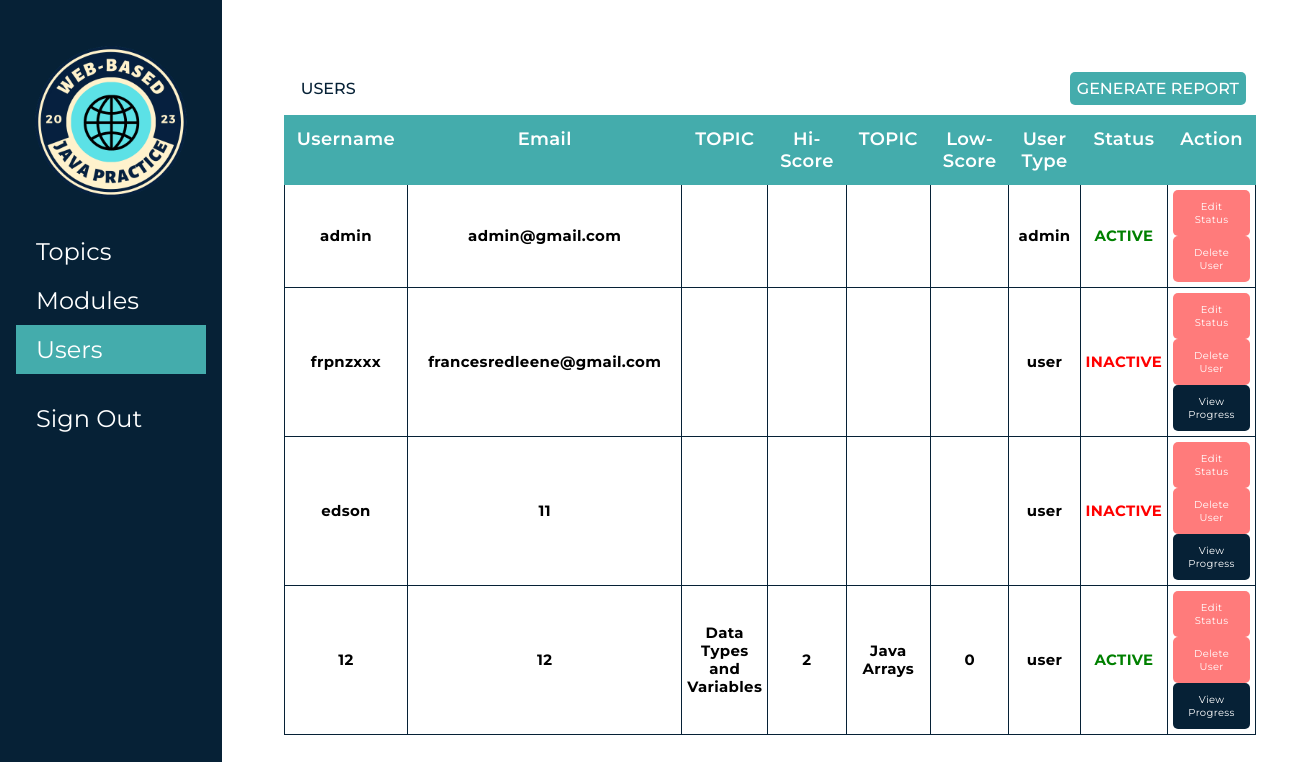
Page /admin-users.php on the committed database.
### tables this page shows
CREATE TABLE `users_db` (
  `id` varchar(50) NOT NULL,
  `username` varchar(100) NOT NULL,
  `email` varchar(100) NOT NULL,
  `password` varchar(100) NOT NULL,
  `score` varchar(100) NOT NULL DEFAULT '0',
  `2ndQtr` varchar(500) NOT NULL DEFAULT 'locked',
  `3rdQtr` varchar(500) NOT NULL DEFAULT 'locked',
  `4thQtr` varchar(500) NOT NULL DEFAULT 'locked',
  `user_type` varchar(50) NOT NULL DEFAULT 'user',
  `isactive` tinyint(1) NOT NULL
);

CREATE TABLE `user_topic_status` (
  `id` int NOT NULL,
  `userID` varchar(50) NOT NULL,
  `topic_name` varchar(50) NOT NULL,
  `progress` varchar(150) NOT NULL DEFAULT '0',
  `score` int NOT NULL DEFAULT '0',
  `Qtr` varchar(5000) NOT NULL,
  `topicStatus` varchar(500) NOT NULL DEFAULT 'false',
  `medium` varchar(50) NOT NULL DEFAULT '0',
  `hard` varchar(50) NOT NULL DEFAULT '0',
  `attempts` int NOT NULL DEFAULT '0'
);

### admin-users.php (the view, shortened to what this page needs)
<?php
@include 'config.php';
?>
<!DOCTYPE html>
<html lang="en">
<head>
    <link rel="stylesheet" href="./assets/css/admin.css" />
</head>
<body>
    <div class="app">
        <aside class="sidebar">
            <div class="logo">
                <img src="./images/logo.png" alt="">
            </div>
            <nav class="menu">
                <a href="admin-main.php" class="menu-item ">Topics</a>
                <a href="admin-modules.php" class="menu-item">Modules</a>
                <a href="admin-users.php" class="menu-item is-active">Users</a>
                <a href="logout.php" class="menu-item is-out">Sign Out</a>
            </nav>
        </aside>
        <main class="content">
            <div class="dashboard">
                <div class="cards">
                    <div class="users">
                        <h1 class="name">Users</h1>
                        <a class="repBtn" href="admin-generate-report.php">Generate Report</a>
                        <table class="table">
                            <thead>
                                <tr>
                                    <th>Username</th>
                                    <th>Email</th>
                                    <th>TOPIC</td>
                                    <th>Hi-Score</td>
                                    <th>TOPIC</td>
                                    <th>Low-Score</td>
                                    <th>User Type</th>
                                    <th>Status</th>
                                    <th>Action</th>
                                </tr>
                            </thead>
                            <tbody>
                                <?php
                                $select = mysqli_query($conn, "SELECT * FROM users_db");
                                while ($row = mysqli_fetch_assoc($select)) {
                                    $id = $row['id'];
                                    $hiqry = mysqli_query($conn, "SELECT *
                             FROM user_topic_status
                             WHERE userID = '$id'
                             AND score = (SELECT MAX(score) FROM user_topic_status WHERE userID = '$id')");
                                    $lowqry = mysqli_query($conn, "SELECT *
                              FROM user_topic_status
                              WHERE userID = '$id'
                              AND score = (SELECT MIN(score) FROM user_topic_status WHERE userID = '$id')");
                                    $hifetch = mysqli_fetch_assoc($hiqry);
                                    $lowfetch = mysqli_fetch_assoc($lowqry);
                                    ?>
                                    <tr>
                                        <td data-label="USERNAME:">
                                            <h5>
                                                <?php echo $row['username']; ?>
                                            </h5>
                                        </td>
                                        <td width="40%" data-label="EMAIL:">
                                            <h5>
                                                <?php echo $row['email']; ?>
                                            </h5>
                                        </td>
                                        <td data-label="TOPIC:">
                                            <h5>
                                                <?php echo isset($hifetch) ? $hifetch['topic_name'] : ''; ?>
                                            </h5>
                                        </td>
                                        <td data-label="HI-SCORE:">
                                            <h5>
                                                <?php echo isset($hifetch) ? $hifetch['score'] : ''; ?>
                                            </h5>
                                        </td>
                                        <td data-label="TOPIC:">
                                            <h5>
                                                <?php echo isset($lowfetch) ? $lowfetch['topic_name'] : ''; ?>
                                            </h5>
                                        </td>
                                        <td data-label="LOW-SCORE:">
                                            <h5>
                                                <?php echo isset($lowfetch) ? $lowfetch['score'] : ''; ?>
                                            </h5>
                                        </td>
                                        <td data-label="USER TYPE:">
                                            <h5>
                                                <?php echo $row['user_type']; ?>
                                            </h5>
                                        </td>
                                        <td data-label="STATUS:">
                                            <?php
                                            if ($row['isactive'] == 0) {
                                                echo '<h5 style="color: red;">INACTIVE</h5>';
                                            } else {
                                                echo '<h5 style="color: green;">ACTIVE</h5>';
                                            }
                                            ?>
                                        </td>
                                        <td data-label="ACTION: " class="btns">
                                            <a class="delete" href="admin-users.php?edit=<?php echo $row['id']; ?>">Edit
                                                Status</a>
                                            <a class="delete" href="admin-users.php?delete=<?php echo $row['id']; ?>">Delete
                                                User</a>
                                            <?php
                                            if ($row['user_type'] == "user") {
                                                ?>
                                                <a class="quest"
                                                    href="admin-view-progress.php?id=<?php echo $row['id']; ?>">View
                                                    Progress</a>
                                            <?php } ?>
                                        </td>
                                    </tr>
                                <?php }
                                ; ?>
                            </tbody>
                        </table>
                    </div>
                </div>
        </main>
    </div>
</body>
</html>

### assets/css/admin.css (style rules this page uses)
* { font-family: 'Montserrat', sans-serif; margin:0; padding:0; box-sizing: border-box; outline: none; border:none; text-decoration: none; }
body { min-height: 100vh; }
* { margin: 0; padding: 0; box-sizing: border-box; font-family: 'Montserrat', sans-serif; }
.app { display: flex; min-height: 100vh; }
.sidebar { flex: 1 1 0; max-width: 250px; padding: 2rem 1rem; background-color: #062136; min-height: 100vh; }
.sidebar .menu .menu-item { display: block; text-decoration: none; font-size: 24px; padding: 10px 20px; color: #fff; display: flex; }
.sidebar .menu .menu-item:hover, .sidebar .menu .menu-item.is-active { background:#44acac; color: #fff; }
.content { flex: 1 1 0; padding: 2rem; }
.logo { display: flex; align-items: center; justify-content: center; margin-bottom: 15px; }
.logo img { height: 180px; width: 180px; }
.is-out { margin-top: 20px; }
.dashboard { min-height: 80vh; }
.dashboard .cards { margin-right: 50px; }
.users { width: 100%; margin: 30px 0 30px 30px; overflow: auto; }
.table { width: 100%; border-collapse: collapse; margin-top: 10px; }
.table thead { background: #44acac; }
.table thead tr th { font-size: 18px; font-weight: 600; letter-spacing: 0.35px; color: #FFF; padding: 12px; vertical-align: top; border: 1px solid #44acac; }
.table tbody tr td { font-size: 18px; letter-spacing: 0.35px; font-weight: normal; padding: 5px; text-align: center; border: 1px solid #062136 }
tbody .delete { color: #fff; padding: 10px; font-size: 10px; border-radius: 5px; background-color: #ff7b7b; display: inline-block; }
tbody .quest { color: #fff; padding: 10px; font-size: 10px; border-radius: 5px; background-color: #062136; display: inline-block; }
.repBtn { background-color: #44acac; margin: 10px; padding: 7px; float: right; border-radius: 5px; color: #fff; font-size: 16px; font-weight: 500; text-transform: uppercase; }
.name { margin: 10px; padding: 7px; float: left; border-radius: 5px; color: #062136; font-size: 16px; font-weight: 500; text-transform: uppercase; }

### rows in the picture
users_db: username "admin", email "admin@gmail.com", user_type "admin", isactive "ACTIVE"
users_db: username "frpnzxxx", email "francesredleene@gmail.com", user_type "user", isactive "INACTIVE"
users_db: username "edson", email "11", user_type "user", isactive "INACTIVE"
users_db: username "12", email "12", user_topic_status.topic_name "Data Types and Variables", user_topic_status.score "2", user_topic_status.topic_name "Java Arrays", user_topic_status.score "0", user_type "user", isactive "ACTIVE"
